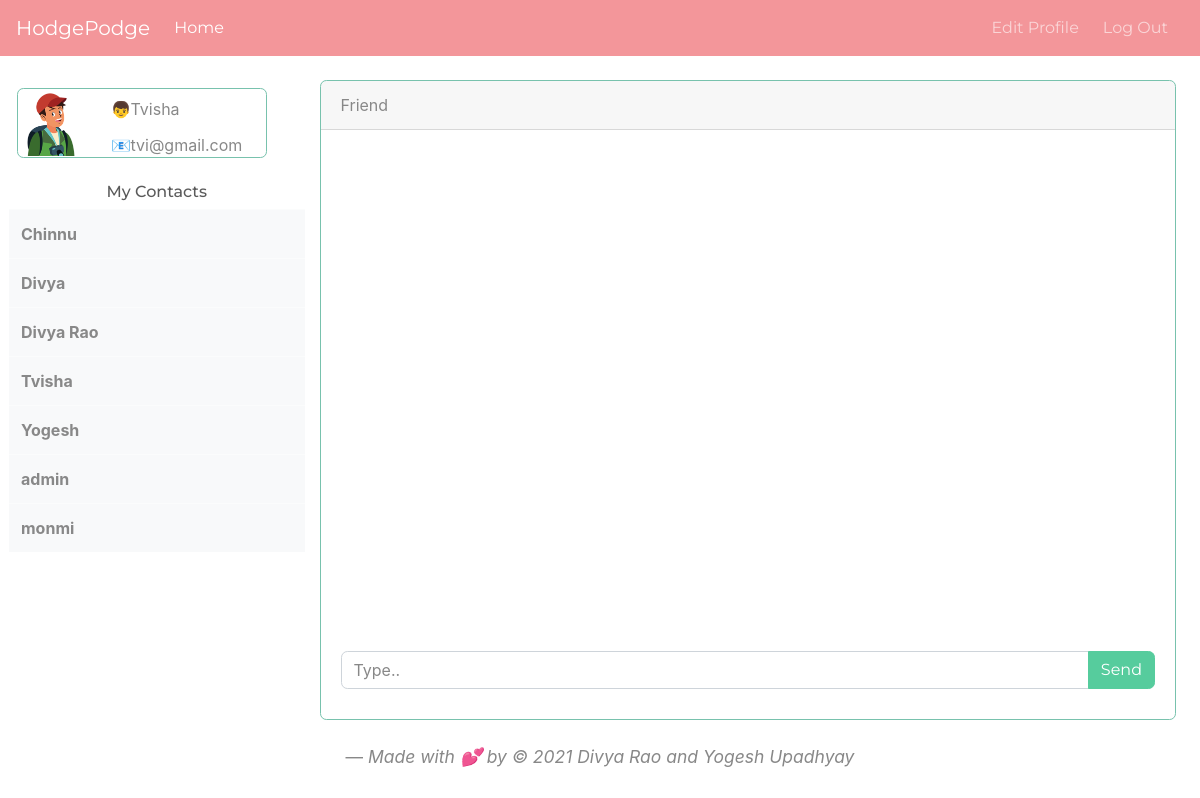
The app's page /home (signed in) with its own data.
### app/models.py (models this page shows, shortened)
class User(db.Model, UserMixin):
    id = db.Column(db.Integer, primary_key=True)
    username = db.Column(db.String(20), unique=True, nullable=False)
    email = db.Column(db.String(120), unique=True, nullable=False)
    image_file = db.Column(db.String(20), nullable=False, default='default.jpg')
    password = db.Column(db.String(60), nullable=False)

### app/main/routes.py (the view)
@main.route("/home")
@login_required
def home():
    friends = User.query.with_entities(User.username)
    form = UpdateAccountForm()
    form.username.data = current_user.username
    form.email.data = current_user.email
    image_file = url_for('static', filename='/profile_pics/' + current_user.image_file)
    return render_template('home.html' , image_file=image_file ,form = form , friends = friends)

### app/users/forms.py (shortened to what this page needs)
class UpdateAccountForm(FlaskForm):
    username = StringField('Username',
                           validators=[DataRequired(), Length(min=2, max=20)])
    email = StringField('Email',
                        validators=[DataRequired(), Email()])
    picture = FileField('Update Profile Picture', validators=[FileAllowed(['jpg', 'png'])])
    submit = SubmitField('Update')

### app/models.py (called while the page is built)
@login_manager.user_loader
def load_user(user_id):
    return User.query.get(int(user_id))

### app/templates/home.html (shortened to what this page needs)
{% extends "layouts/layout.html" %} {% block content %}
<div class="m-4 p-0">
    <div class="row">
        <div class="col-lg-3">
            <div class="row p-2" style="max-width: 100% ;">
                <div class="card border-primary mb-3">
                    <div class="row">
                        <div class="col-lg-4 mt-1 ">
                            <img src="{{ image_file }}" class="img-responsive " style="width:100% ">
                        </div>
                        <div class="col-lg-8 mt-2">
                            <p class="card-title ">👦{{current_user.username }}</p>
                            <p class="card-text">📧{{current_user.email }}</p>
                        </div>
                    </div>
                </div>
            </div>
            <div class="row p-0">
                <div class="col-lg-12">
                    <h6 class="text-center">My Contacts</h6>
                </div>
                <div class="col-lg-12 p-0 " style="max-width: 100% ; height: 50vh ; overflow: auto;  ">
                    <table class="table table-hover bg-info">
                        <tbody>
                            {% for friend in friends -%}
                            <tr class="table-light">
                                <th scope="row" onclick=chatapp( "{{ friend.username }}")>
                                    {{ friend.username | string }}
                                </th>
                            </tr>
                            {% endfor %}
                        </tbody>
                    </table>
                </div>
            </div>
        </div>
        <div class="col-lg-9">
            <div class="card border-primary" style="max-width: 100% ; height : 80vh ">
                <div class="card-header" id="chat-header">Friend</div>
                <div class="card-body" style="position: absolute ; bottom : 10px ;width : 100%">
                    <div class="input-group">
                        <input type="text" class="form-control" placeholder="Type.." id="message" style="max-width : 100%">
                        <div class="input-group-append">
                            <button class="btn btn-success" type="submit" onclick=onMessageSend()>Send</button>
                        </div>
                    </div>
                </div>
            </div>
        </div>
    </div>
</div>
{% endblock content %}

### app/templates/layouts/layout.html (shortened to what this page needs)
<!DOCTYPE html>
<html lang="en">
<head>
    <link rel="stylesheet" href="https://cdn.jsdelivr.net/npm/bootswatch@4.5.2/dist/minty/bootstrap.min.css">
</head>
{% include "includes/navbar.html" %}
<body>
    {% block content %} {% endblock content %}
    <blockquote class="blockquote text-center">
        <footer class="blockquote-footer "><i>Made with 💕 by © 2021 Divya Rao and Yogesh Upadhyay</i></footer>
    </blockquote>
</body>
</html>

### app/templates/includes/navbar.html (shortened to what this page needs)
<nav class="navbar navbar-expand-lg navbar-dark bg-dark">
    <a class="navbar-brand" href="/home">HodgePodge</a>
    <div class="collapse navbar-collapse" id="navbarColor02">
        <ul class="navbar-nav mr-auto">
            <li class="nav-item active">
                {% if current_user.is_authenticated %}
                <a class="nav-link" href="/home">Home</a>{% else %}
                <a class="nav-link" href="/ ">Home</a> {% endif %}
            </li>
        </ul>
        <ul class="navbar-nav my-2 my-lg-0 ">
            {% if current_user.is_authenticated %}
            <a class="nav-link mr-sm-2 " href="{{ url_for( 'users.account') }} ">Edit Profile</a>
            <a class="nav-link mr-sm-2 " href="{{ url_for( 'users.logout') }} ">Log Out</a> {% else %}
            <a class="btn btn-primary mr-sm-2 " href="/login ">Log in</a>
            <a class="btn btn-danger my-2 my-sm-0 " href="/register ">Sign Up</a> {% endif %}
        </ul>
    </div>
</nav>

### records on screen
User: username "Tvisha", email "tvi@gmail.com"
User: username "Chinnu"
User: username "Divya"
User: username "Divya Rao"
User: username "Yogesh"
User: username "admin"
User: username "monmi"
